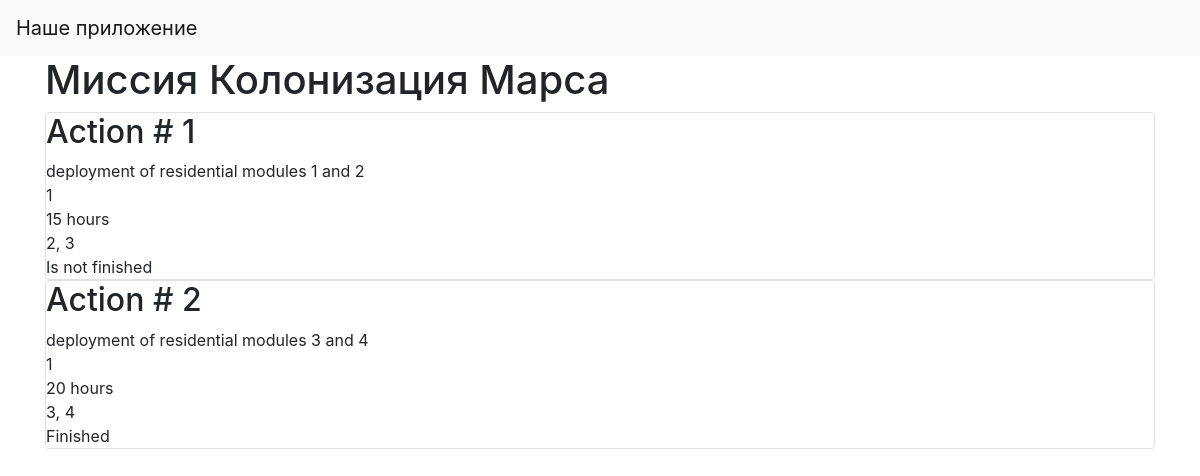
The page / on the database its author committed.
### jobs.py (models this page shows)
class Jobs(SqlAlchemyBase):
    __tablename__ = 'jobs'
    id = sqlalchemy.Column(sqlalchemy.Integer,
                           primary_key=True, autoincrement=True)
    team_leader = sqlalchemy.Column(sqlalchemy.Integer, sqlalchemy.ForeignKey("users.id"))
    job = sqlalchemy.Column(sqlalchemy.String, nullable=True)
    work_size = sqlalchemy.Column(sqlalchemy.Integer, nullable=True)
    position = sqlalchemy.Column(sqlalchemy.String, nullable=True)
    collaborators = sqlalchemy.Column(sqlalchemy.String, nullable=True)
    start_date = sqlalchemy.Column(sqlalchemy.DateTime, nullable=True)
    end_date = sqlalchemy.Column(sqlalchemy.DateTime, unique=True)
    is_finished = sqlalchemy.Column(sqlalchemy.Boolean, default=datetime.datetime.now, nullable=True)
    user = orm.relation('User')

### main.py (the view)
@app.route("/")
def index():
    db_sess = db_session.create_session()
    jobs = db_sess.query(Jobs).all()
    return render_template("index.html", jobs=jobs)

### db_session.py (called while the page is built)
def create_session() -> Session:
    global __factory
    return __factory()

### templates/index.html
{% extends "base.html" %}
{% block content %}
<h1>Миссия Колонизация Марса</h1>
{% for item in jobs %}
<div class="col-md6 border rounded">
    <h2>Action # {{item.id}}</h2>
    <div>{{item.job}}</div>
    <div>{{item.team_leader}}</div>
    <div>{{item.work_size}} hours</div>
    <div>{{item.collaborators}}</div>
    {% if not item.is_finished %}
        <div>Is not finished</div>
    {% else %}
        <div>Finished</div>
    {% endif %}
</div>
{% endfor %}
{% endblock %}

### templates/base.html (shortened to what this page needs)
<!doctype html>
<html lang="en">
<head>
    <link rel="stylesheet"
          href="https://stackpath.bootstrapcdn.com/bootstrap/4.4.1/css/bootstrap.min.css"
>
</head>
<body>
<header>
    <nav class="navbar navbar-light bg-light">
        <a class="navbar-brand" href="#">Наше приложение</a>
    </nav>
</header>
<main role="main" class="container">
    {% block content %}{% endblock %}
</main>
</body>
</html>

### rows shown on the page
Jobs: id "1", job "deployment of residential modules 1 and 2", team_leader "1", work_size "15", collaborators "2, 3", is_finished "Is not finished"
Jobs: id "2", job "deployment of residential modules 3 and 4", team_leader "1", work_size "20", collaborators "3, 4", is_finished "Finished"
